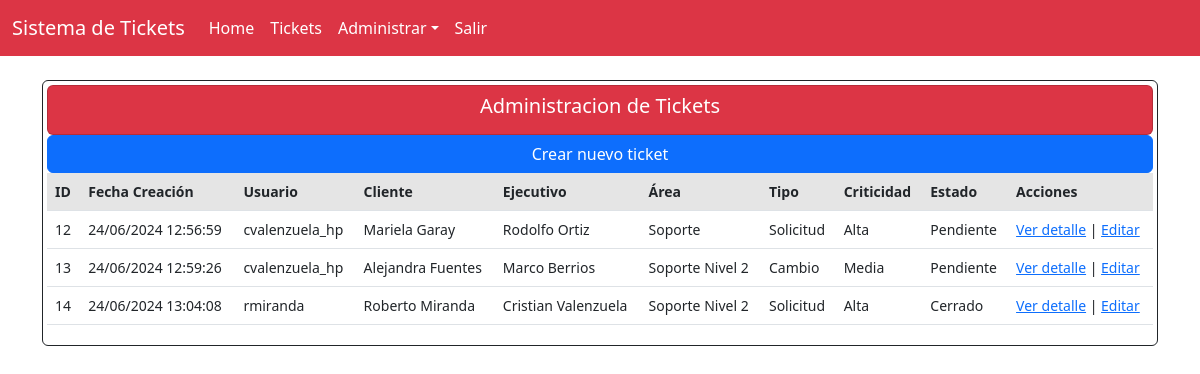
/home/tickets/ (signed in), run on an earlier commit of the app's database.
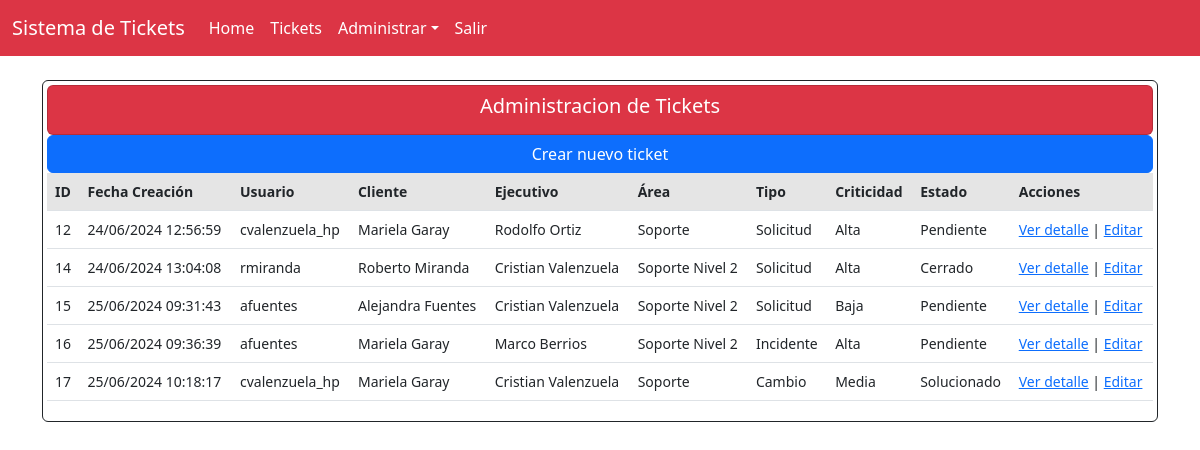
And on a later commit of the database.
### core/models.py (models this page shows, shortened)
class Ticket(models.Model):
    fecha_creacion = models.DateTimeField(auto_now_add=True)
    cliente = models.ForeignKey("Profile", on_delete=models.CASCADE, related_name='tickets_creados')
    ejecutivo = models.ForeignKey("Profile", on_delete=models.CASCADE, related_name='tickets_asignados')
    area = models.ForeignKey("Area", on_delete=models.CASCADE, verbose_name="Area", default = 'Ejecutivo Telefonico')
    tipo = models.ForeignKey("Tipo", on_delete=models.CASCADE, verbose_name="Tipo",default='Solicitud')
    criticidad = models.ForeignKey("Criticidad", on_delete=models.CASCADE, verbose_name="Criticidad",default='Media')
    estado = models.ForeignKey("Estado", on_delete=models.CASCADE, verbose_name="Estado", default=1)
    descripcion = models.TextField()
    observaciones = models.TextField(blank=True)
    user = models.ForeignKey(User,on_delete=models.CASCADE, verbose_name='Usuario', null=True)

class Profile(models.Model):
    user = models.OneToOneField(User, on_delete=models.CASCADE)
    nombre = models.CharField(max_length=255, blank=True, null=True)
    apellido = models.CharField(max_length=255, null=True, blank=True)
    email = models.EmailField(unique=True, blank=True)
    group = models.ForeignKey(Group, on_delete=models.CASCADE, verbose_name='Rol', default=2, null=True)
    is_active = models.BooleanField(default=True, null=True)
    location = models.CharField(max_length=30, blank=True, null=True)

class Area(models.Model):
    nombre_area = models.CharField(max_length=255, blank=False)
    def __str__(self):
        return self.nombre_area

class Tipo(models.Model):
    tipo_ticket = models.CharField(max_length=50, blank=False)
    def __str__(self):
        return self.tipo_ticket

class Criticidad(models.Model):
    nombre_criticidad = models.CharField(max_length=255, blank=False)
    def __str__(self):
        return self.nombre_criticidad

class Estado(models.Model):
    estado_ticket = models.CharField(max_length=55, blank=False)
    def __str__(self):
        return self.estado_ticket

### core/views.py (the view)
# urls.py: path('tickets/', vista_listar_tickets, name='tickets'),
@login_required
def vista_listar_tickets(request):
    tickets = Ticket.objects.all()
    return render(request, 'core/tickets/listar_tickets.html', {'tickets': tickets})

### core/templates/core/tickets/listar_tickets.html
{% extends 'core/base.html' %}
{% block content %}
{% if request.user.is_authenticated %}
<div class="row row-cols-1 row-cols-md-1 g-1">
    <div class="col">
        <div class="card border-dark mb-3 text-left p-1" style="max-width: auto;">
            <div class="card bg-danger p-2">
                <h5 class="text-white text-center">Administracion de Tickets</h5>
            </div>
            <a href="{% url 'crear_ticket' %}" class="btn btn-primary">Crear nuevo ticket</a>
            <div class="table-responsive small">
                <table class="table table-centered table-nowrap table-hover">
                    <thead class="thead-light table-active">
                        <tr>
                            <th>ID</th>
                            <th>Fecha Creación</th>
                            <th>Usuario</th>
                            <th>Cliente</th>
                            <th>Ejecutivo</th>
                            <th>Área</th>
                            <th>Tipo</th>
                            <th>Criticidad</th>
                            <th>Estado</th>
                            <th>Acciones</th>
                        </tr>
                    </thead>
                    <tbody>
                        {% for ticket in tickets %}
                        <tr>
                            <td>{{ ticket.id }}</td>
                            <td>{{ ticket.fecha_creacion | date:"d/m/Y H:i:s" }}</td>
                            <td>{{ ticket.user }}
                            <td>{{ ticket.cliente.nombre }} {{ ticket.cliente.apellido }}</td>
                            <td>{{ ticket.ejecutivo.nombre }} {{ ticket.ejecutivo.apellido }}</td>
                            <td>{{ ticket.area }}</td>
                            <td>{{ ticket.tipo }}</td>
                            <td>{{ ticket.criticidad }}</td>
                            <td>{{ ticket.estado }}</td>
                            <td>
                                <a href="{% url 'detalle_ticket' ticket.pk  %}" target='_blank'>Ver detalle</a> |
                                <a href="{% url 'editar_ticket' ticket.pk %}">Editar</a>
                            </td>
                        </tr>
                        {% endfor %}
                    </tbody>
                </table>
            </div>
        </div>
    </div>
</div>
{% endif %}
{% endblock %}

### core/templates/core/base.html (shortened to what this page needs)
<!DOCTYPE html>
<html lang="es">
<head>
    <link href="https://cdn.jsdelivr.net/npm/bootstrap@5.2.1/dist/css/bootstrap.min.css" rel="stylesheet"
>
</head>
<body>
  <header>
        <nav class="navbar navbar-expand-sm bg-danger">
            <div class="container-fluid">
              <a class="navbar-brand text-white" href={% url 'home' %}>Sistema de Tickets</a>
              <div class="collapse navbar-collapse" id="collapsibleNavId">
                <ul class="navbar-nav me-auto mb-2 mb-lg-0">
                  <li class="nav-item">
                    <a class="nav-link text-white" aria-current="page" href={% url 'home' %}>Home</a>
                  </li>
                  <li class="nav-item">
                    <a class="nav-link text-white" aria-current="page" href={% url 'tickets' %}>Tickets</a>
                  </li>
                  <li class="nav-item dropdown">
                    <a class="nav-link dropdown-toggle text-white" href="#" id="dropdownId" data-bs-toggle="dropdown" aria-haspopup="true" aria-expanded="false">Administrar</a>
                </li>
                {% if request.user.is_authenticated %}
                    <li class="nav-item">
                        <a class="nav-link text-white" href={% url 'exit' %}>Salir</a>
                    </li>
                {% endif %}
                </ul>
              </div>
            </div>
          </nav>
        </header>
  <main>
    <br>
    <div class="container">
        <div class="row">
            <div class="col-12">
              {% block content %} {% endblock %}
            </div>
        </div>
    </div>
</body>
</html>

What changed in the data, as far as the page shows it:
removed Ticket: id "13", fecha_creacion "24/06/2024 12:59:26", user "cvalenzuela_hp", cliente.nombre "Alejandra", cliente.apellido "Fuentes", ejecutivo.nombre "Marco", ejecutivo.apellido "Berrios", area "Soporte Nivel 2", tipo "Cambio", criticidad "Media", estado "Pendiente"
added Ticket: id "15", fecha_creacion "25/06/2024 09:31:43", user "afuentes", cliente.nombre "Alejandra", cliente.apellido "Fuentes", ejecutivo.nombre "Cristian", ejecutivo.apellido "Valenzuela", area "Soporte Nivel 2", tipo "Solicitud", criticidad "Baja", estado "Pendiente"
added Ticket: id "16", fecha_creacion "25/06/2024 09:36:39", user "afuentes", cliente.nombre "Mariela", cliente.apellido "Garay", ejecutivo.nombre "Marco", ejecutivo.apellido "Berrios", area "Soporte Nivel 2", tipo "Incidente", criticidad "Alta", estado "Pendiente"
added Ticket: id "17", fecha_creacion "25/06/2024 10:18:17", user "cvalenzuela_hp", cliente.nombre "Mariela", cliente.apellido "Garay", ejecutivo.nombre "Cristian", ejecutivo.apellido "Valenzuela", area "Soporte", tipo "Cambio", criticidad "Media", estado "Solucionado"
